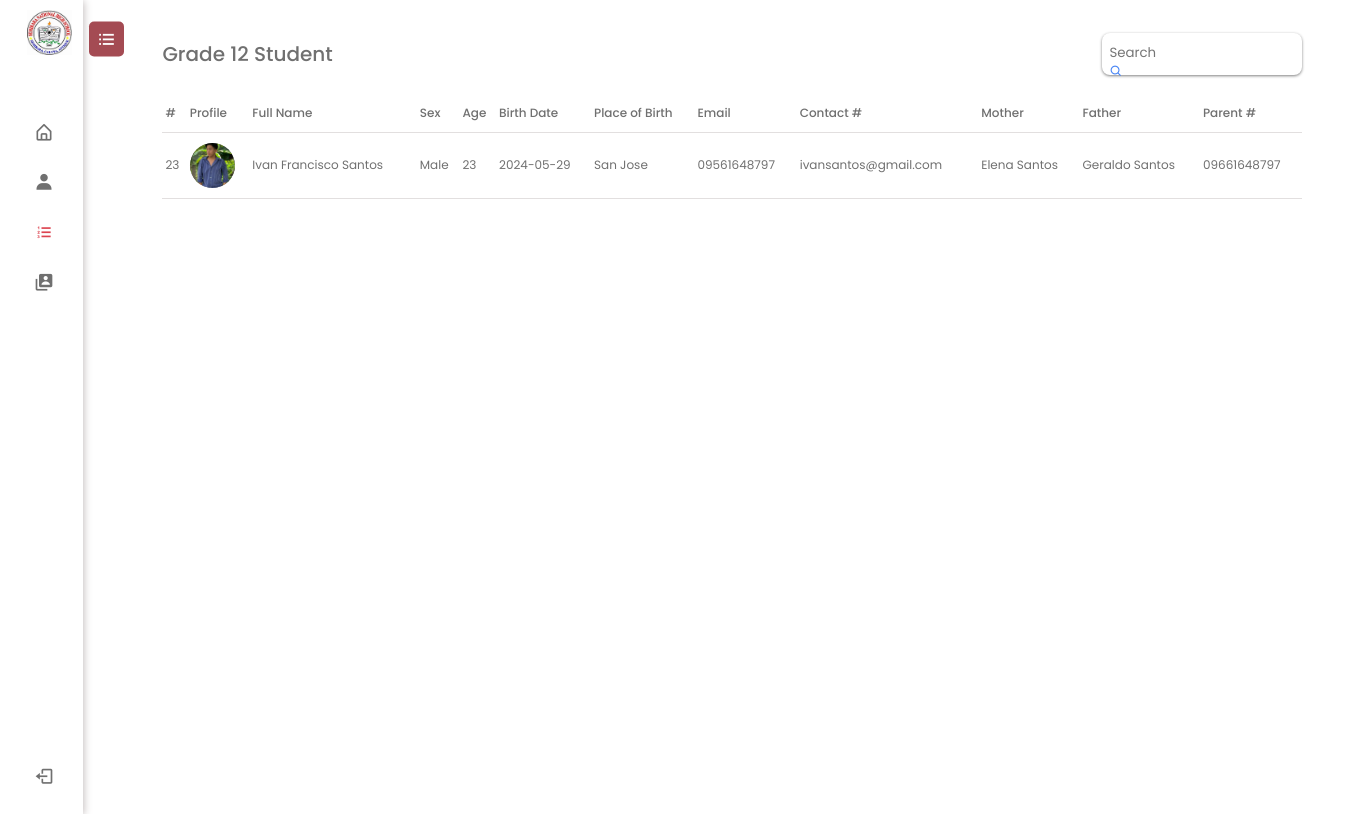
Screenshot of /grade12.php with the database file from the repository.
### tables this page shows
CREATE TABLE `students_tb` (
  `id` int(11) NOT NULL,
  `profilepic` varchar(200) NOT NULL,
  `fname` varchar(200) NOT NULL,
  `mname` varchar(200) NOT NULL,
  `lname` varchar(200) NOT NULL,
  `sex` varchar(200) NOT NULL,
  `age` varchar(200) NOT NULL,
  `BOD` varchar(100) NOT NULL,
  `POB` varchar(100) NOT NULL,
  `yearlevel` varchar(200) NOT NULL,
  `contact_num` varchar(200) NOT NULL,
  `email` varchar(200) NOT NULL,
  `mothername` varchar(200) NOT NULL,
  `fathername` varchar(200) NOT NULL,
  `mother_contact` varchar(200) NOT NULL,
  `father_contact` varchar(200) NOT NULL
);

### grade12.php (the view, shortened to what this page needs)
<?php
include_once("connection.php");
$grade = "Grade-12";
$sql = "SELECT * FROM students_tb WHERE yearlevel LIKE '%$grade%'";
 $list = $conn->query($sql);
 $listrow = $list->fetch_assoc();
?>
<!DOCTYPE html>
<html lang="en">
<head>
    <link rel="stylesheet" href="style/style.css">
    <link href='https://unpkg.com/boxicons@2.1.4/css/boxicons.min.css' rel='stylesheet'>
    <link href='https://unpkg.com/boxicons@2.1.4/dist/boxicons.js' rel='stylesheet'>
</head>
<body>
     <nav class="sidebar close">
        <header>
            <div class="image-text">
                <span class="image">
                    <img src="image/logo.jpg" alt="" width="45">
                   </span>
             </div>
             <i class='bx bx-list-ul toggle'></i>
        </header>
        <div class="menu-bar">
            <div class="menu">
                <li class="nav-links">
                    <a href="dashboard.php">
                        <i class='bx bx-home-alt icon'></i>
                    </a>
                   </li>
                  <ul class="menu-links">
                       <li class="nav-links">
                        <a href="studentdash.php">
                            <i class='bx bxs-user icon'></i>
                        </a>
                       </li>
                       <li class="nav-links active">
                        <a href="#">
                            <i class='bx bx-list-ol icon'></i>
                        </a>
                       </li>
                       <li class="nav-links">
                        <a href="account_dash.php">
                            <i class='bx bxs-user-account icon'></i>
                        </a>
                       </li>
                  </ul>
            </div>
            <div class="button-content">
                <li class="mode">
                    <a href="">
                        <i class='bx bx-log-out icon'></i>
                    </a>
                </li>
            </div>
        </div>
     </nav>
     <div class="container containers">
        <div class="maincontent student">
         <div class="student-content">
            <div class="searc-student">
              <header><span class="add-student">Grade 12 Student</span></header>
              <form action="" method ="POST" enctype = "multipart/form-data">
            <div class="search-bar"><span><input type="text" name="search" placeholder="Search"></span>
            <button name = "search-btn" type="submit" style="background-color:transparent; border:none;"><i class='bx bx-search' type="submit"></i></button></div>
         </form>
            </div>
              <div class="student-list">
                <div class="table">
                <table>
                <thead class="thead" style="position:sticky; top:0px; background-color:#fff">
                    <tr>
                        <th>#</th>
                        <th>Profile</th>
                        <th>Full Name</th>
                        <th>Sex</th>
                        <th>Age</th>
                        <th>Birth Date</th>
                        <th>Place of Birth</th>
                        <th>Email</th>
                        <th>Contact #</th>
                        <th>Mother</th>
                        <th>Father</th>
                        <th>Parent #</th>
                    </tr>
                </thead>
                <tbody>
                <?php do{ ?>
                     <tr>
                        <td><?php echo $listrow['id']?></td>
                        <td><div class="img"><img src="uploads/<?php echo $listrow['profilepic']?>" alt=""></div></td>
                        <td><?php echo $listrow['fname']?><span> </span> <?php echo $listrow['mname']?> <?php echo $listrow['lname']?></td>
                        <td><?php echo $listrow['sex']?></td>
                        <td><?php echo $listrow['age']?></td>
                        <td><?php echo $listrow['BOD']?></td>
                        <td><?php echo $listrow['POB']?></td>
                        <td><?php echo $listrow['contact_num']?></td>
                        <td><?php echo $listrow['email']?></td>
                        <td><?php echo $listrow['mothername']?></td>
                        <td><?php echo $listrow['fathername']?></td>
                        <td><?php echo $listrow['father_contact']?></td>
                     </tr>
                     <?php }while($listrow = $list->fetch_assoc());?>
                </tbody>
               </table>
                </div>
            </div>
         </div>
     </div>
      </div>
</body>
</html>

### style/style.css (style rules this page uses)
* { box-sizing: border-box; padding: 0; margin: 0; font-family: 'Poppins', sans-serif; text-decoration: none; }
:root { --body-color: #E4E9F7; --sidebar-color: #fff; --primary-color:#5c97fe; }
body { height: 100vh; background: var(--sidebar-color); overflow: hidden; position: relative; }
.sidebar { position: fixed; top: 0; left: 0; width: 200px; height: 100%; background: var(--sidebar-color); padding: 10px 14px; transition: all 0.5s ease-in-out; box-shadow: 1px 1px 8px 0px #c4bdbd; z-index: 12000; }
.sidebar.close { width: 83px; transition: all 0.3s ease-in-out; z-index: 1300; }
.sidebar .menu-bar { margin-top: 40px; display: flex; height: calc(100% - 100px); justify-content: space-between; flex-direction: column; }
.sidebar li { height: 40px; margin-top: 10px; list-style: none; display: flex; align-items: center; padding: -10px; transition: all 0.3s ease-in-out; }
.sidebar li .icon { min-width: 60px; font-size: 20px; display: flex; align-items: center; justify-content: center; transition: all 0.3s ease-in-out; }
.sidebar header .image-text { display: flex; align-items: center; padding: 0px 13px; }
.sidebar header { position: relative; }
.sidebar header .toggle { position: absolute; top: 55%; right: -55px; transform: translateY(-50%); width: 35px; height: 35px; background-color: rgba(148, 44, 53, 0.85) !important; display: flex; align-items: center; color: #fff; justify-content: center; border-radius: 5px; cursor: pointer; font-size: 22px; padding: 5px; font-weight: 400; }
.sidebar li a { display: flex; height: 100%; max-height: 40px; align-items: center; text-decoration: none; color: #707070; transition: all 0.2s ease; width: 100%; border-radius: 5px; }
.sidebar li.active a, .sidebar li a:hover { background-color: #fff; color: rgba(148, 44, 53, 0.85); }
.sidebar li .icon, .sidebar li .text { color: #707070; transition: all 0.2s ease; font-weight: 400; }
.sidebar li.active a .icon, .sidebar li.active a .text, .sidebar li a:hover .icon, .sidebar li a:hover .text { color: rgba(219, 64, 77, 0.979); transition: all 0.2s ease; }
.menu-bar .mode { background-color: #fff; }
.container { width: 100%; max-width: 1100px; transform: translateX(12%); margin: 1% 5%; z-index: 10000; height: 95vh; position: relative; top: 0px; left: 40px; transition: all 0.3s ease-in-out; flex-direction: column; }
.containers { width: 100%; max-width: 1200px; transform: translateX(2%); margin: 1% 5%; height: 95vh; position: relative; top: 0px; transition: all 0.3s ease-in-out; flex-direction: column; z-index: 100; }
.container .maincontent { width: 100%; padding: 0px 30px; }
.container .maincontent header { margin: 5px 0px; }
.container .maincontent header span { color: #707070; font-size: 20px; font-weight: 500; }
.student-content { width: 100%; display: flex; flex-direction: column; }
.student-content .add-student { display: flex; justify-content: space-between; align-items: center; padding: 10px 0px; position: relative; }
.searc-student { display: flex; justify-content: space-between; align-items: center; padding: 10px 0px; position: relative; }
.searc-student .search-bar { padding: 10px 7px; width: 100%; font-size: 11px; max-width: 200px; height: 42px; background-color:#fff; color: #fff; border: none; box-shadow: 0px 1px 3px 0px gray; border-radius: 8px; }
.searc-student .search-bar input { background-color: transparent; border: none; outline: none; }
.searc-student .search-bar button { color: #4784f4; cursor: pointer; font-weight: 700; font: 26px; }
.student-content .student-list { width: 100%; }
.student-content .student-list .table { width: 100%; height: 40vh; }
.student-list .table table { width: 100%; table-layout: auto; }
.table table, th, td { border-collapse: collapse; padding: 10px 3px; font-size: 12px; text-align: left; font-weight: 400; }
.student-list .table .thead { width: 100%; color: #707070; border-bottom: 0.9px solid #e2dfdf; }
.student-list .table .thead th { font-weight: 500; }
.student-list tbody td .img { background-color: #707070; overflow: hidden; width: 45px; height: 45px; border-radius: 50%; }
.student-list tbody td .img img { width: 100%; height: 100%; }
.student-list tbody td { border-bottom: 1px solid #e2dfdf; color: #707070; }
.img img { width: 100%; height: 100%; object-fit: cover; }

### rows the page displays
students_tb: id "23", profilepic (picture), fname "Ivan", mname "Francisco", lname "Santos", sex "Male", age "23", BOD "2024-05-29", POB "San Jose", contact_num "09561648797", email "ivansantos@gmail.com", mothername "Elena Santos", fathername "Geraldo Santos", father_contact "09661648797"
